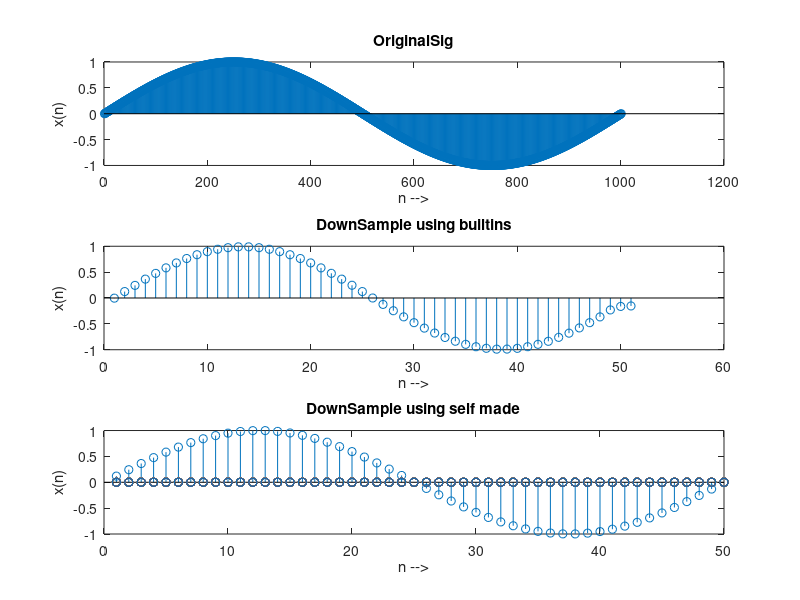

Recreate this plot in MATLAB.
clc;
t = 0:1000;
fs = 0.001;
sig = sin(2*pi*fs*t);
D = 20; % downsample by
DownSampledArray = decimate(sig,D);
display(length(DownSampledArray))

%self decimation function
SelfDownsample = zeros(ceil(length(sig)/D)-1);
for I = 1:(length(SelfDownsample))
    SelfDownsample(I) = sig(I*D);
end

subplot(311)
stem(sig)
xlabel('n -->')
ylabel('x(n)')
title('OriginalSig')
subplot(312)
stem(DownSampledArray)
xlabel('n -->')
ylabel('x(n)')
title('DownSample using builtins')
subplot(313)
stem(SelfDownsample)
xlabel('n -->')
ylabel('x(n)')
title('DownSample using self made')
